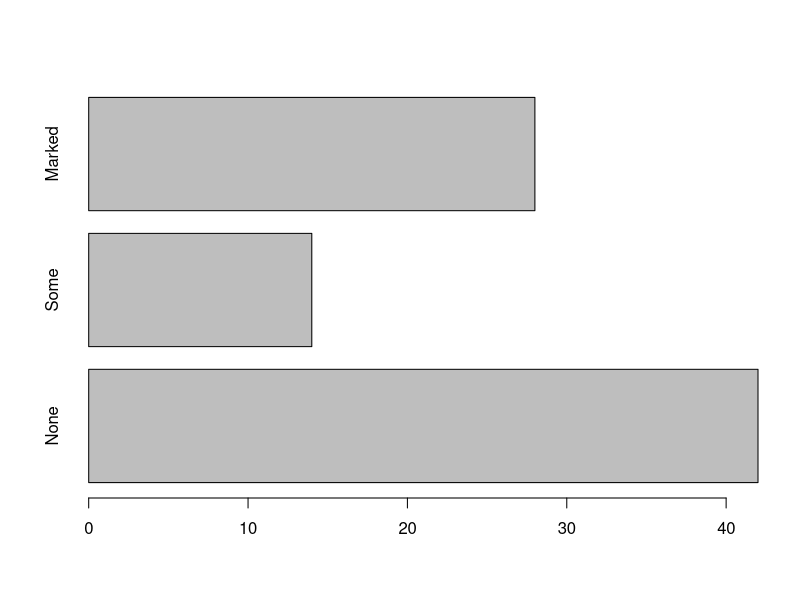
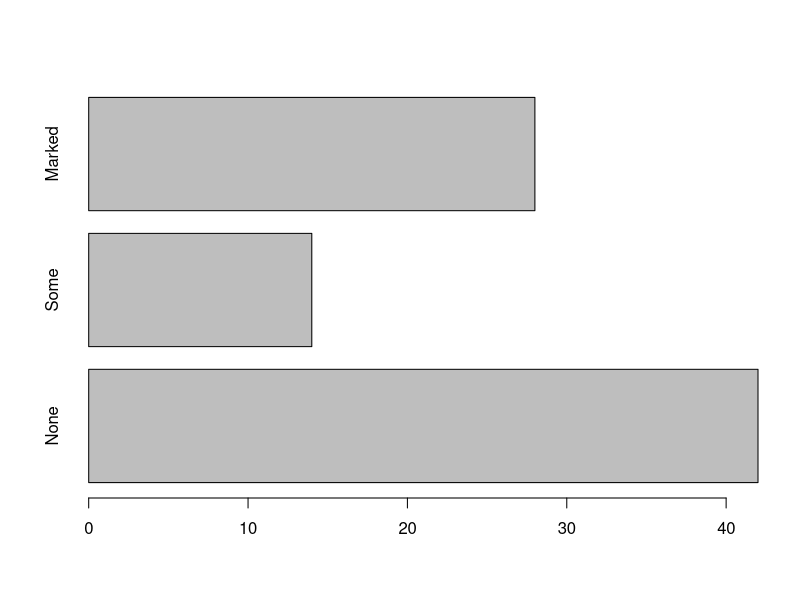
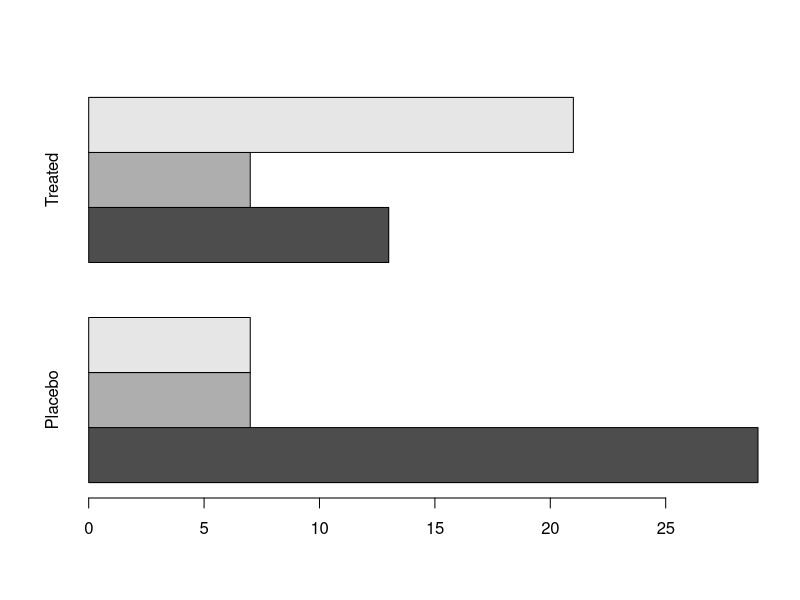
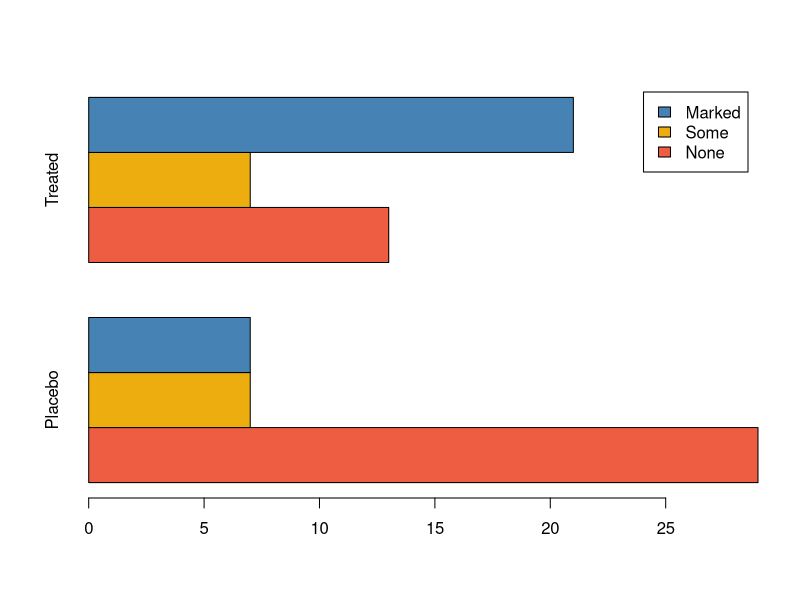
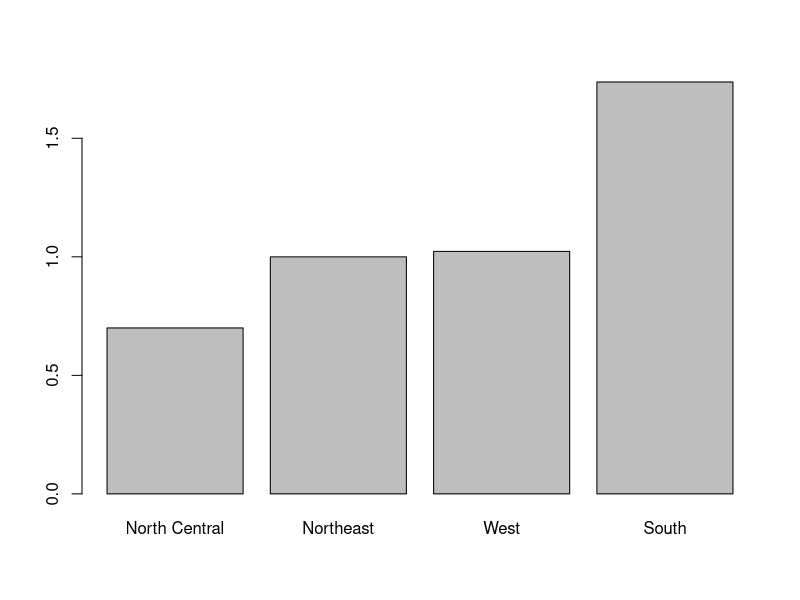
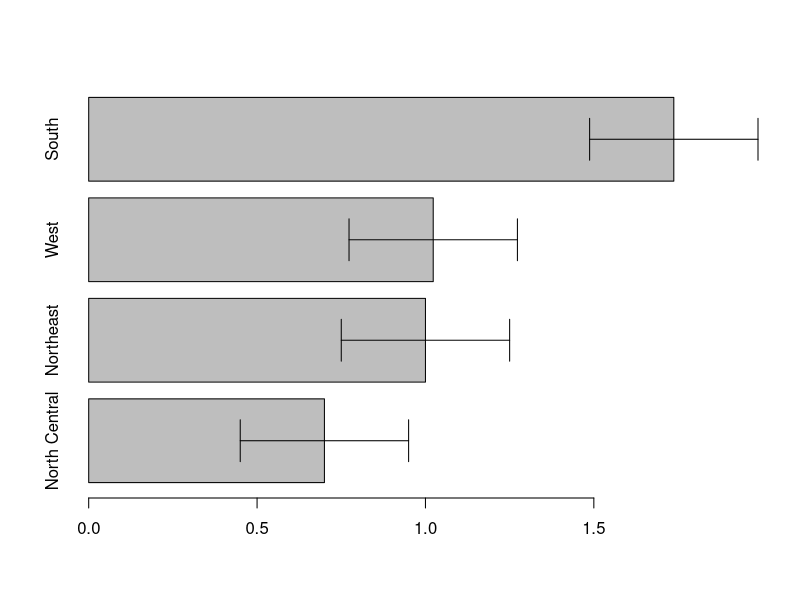
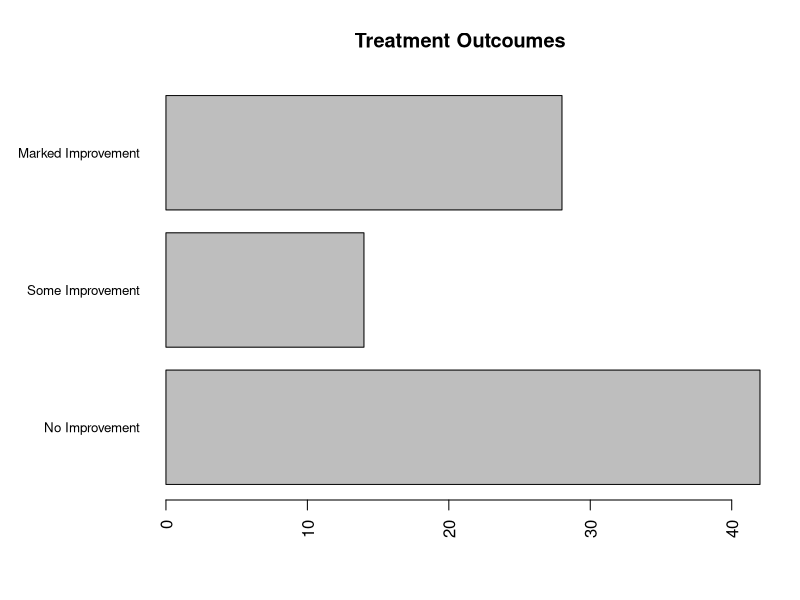
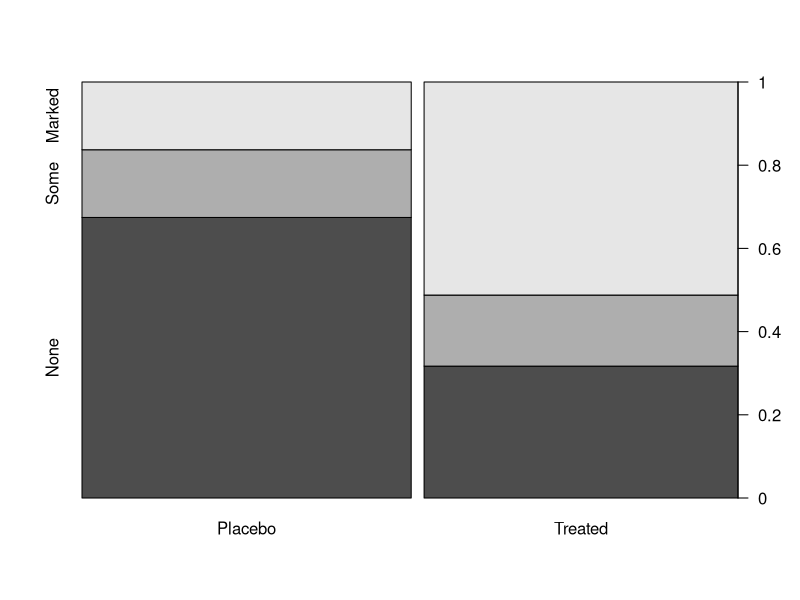

Reproduce these figures in R, in order.
library(vcd)
library(gplots)
library(plotrix)
library(sm)
library(vioplot)

# Bar Plots ---------------------------------------------------------------

# feeding counts into barplot()
counts <- table(Arthritis$Improved)
barplot(counts, horiz = TRUE)

# plotting factors directly
plot(Arthritis$Improved, horiz = TRUE)

# stacked/grouped bars
counts_2w <- table(Arthritis$Improved, Arthritis$Treatment)
barplot(counts_2w, horiz = TRUE, beside = TRUE)

# example 6.2
barplot(
  counts_2w,
  horiz = TRUE,
  beside = TRUE,
  col = c("tomato2", "darkgoldenrod2", "steelblue"),
  legend = rownames(counts_2w)
)

# bar plot for means
states <- data.frame(state.region, state.x77)
means <- aggregate(states$Illiteracy, by = list(state.region), FUN = mean)
means <- means[order(means$x), ]

barplot(means$x, names.arg = means$Group.1)

# add confidence intervals to the bar
barplot2(
  means$x,
  names.arg = means$Group.1,
  horiz = TRUE,
  plot.ci = TRUE,
  ci.l = (means$x - 0.25),
  ci.u = (means$x + 0.25)
)

# customize bar chart - example 6.4
par(mar = c(5, 8, 4, 2)) # margins
par(las = 2)             # rotates labels
counts <- table(Arthritis$Improved)
barplot(
  counts,
  horiz = TRUE,
  cex.names = 0.8, # label size
  names.arg = c(   # label text
    "No Improvement",
    "Some Improvement",
    "Marked Improvement"
  ),
  main = "Treatment Outcoumes"
)

# spinogram
spine(t(counts_2w))


# Pie Charts --------------------------------------------------------------

# data
slices <- c(10, 12, 4, 16, 8)
lbls <- c("US", "UK", "Australia", "Germany", "France")

pcts <- round(slices / sum(slices) * 100)
lbls2 <- paste0(lbls, ", ", pcts, "%")

# pie
pie(slices, lbls)
pie(slices, lbls2)
pie(table(state.region))

# fan plot
fan.plot(slices, labels = lbls2, main = "This is a fan plot.")


# Histograms --------------------------------------------------------------

# simple
hist(mtcars$mpg)

# density y-axis with rug and kernel density
hist(mtcars$mpg, freq = FALSE, breaks = 12, col = "red")
rug(jitter(mtcars$mpg, amount = 0.01))
lines(density(mtcars$mpg), col = "blue", lwd = 2)

# density y-axis with normal fit
x <- mtcars$mpg
xgaus <- seq(min(x), max(x), length = 50)
ygaus <- dnorm(xgaus, mean(x), sd(x))

hist(x, freq = FALSE, breaks = 12, col = "red")
lines(xgaus, ygaus, lwd = 2)
box()


# Kernel Density Plots ----------------------------------------------------

# density plot with colors and rug
plot(density(x))
polygon(density(x), col = "steelblue")
rug(jitter(x, amount = 0.01))

# compare densities
cyl_f <- factor(
  mtcars$cyl,
  levels = c(4, 6, 8),
  labels = c("4 cylinder", "6 cylinder", "8 cylinder")
)

sm.density.compare(mtcars$mpg, mtcars$cyl, lwd = 2)


# Box Plots ---------------------------------------------------------------

# boxplot
boxplot(mtcars$mpg, main = "Box Plot", ylab = "Miles per Gallon")

# plot statistics
boxplot.stats(mtcars$mpg)

# side-by-side boxplots w/ notch
boxplot(mpg ~ cyl, data = mtcars, notch = TRUE, varwidth = TRUE)

# two-factor multiple boxplots
am_f <- factor(
  mtcars$am,
  levels = c(0, 1),
  labels = c("auto", "standard")
)

boxplot(mpg ~ cyl_f * am_f, data = mtcars, varwidth = TRUE)

# violin plots
cyl4 <- mtcars$mpg[mtcars$cyl == 4]
cyl6 <- mtcars$mpg[mtcars$cyl == 6]
cyl8 <- mtcars$mpg[mtcars$cyl == 8]

vioplot(
  cyl4, cyl6, cyl8,
  col = "darkgoldenrod2",
  names = c("4 cylinder", "6 cylinder", "8 cylinder")
)

# dot plot
dotchart(mtcars$mpg, labels = rownames(mtcars))

# dot plot reorderd
mpg_ord <- mtcars[order(mtcars$mpg, decreasing = TRUE), ]
dotchart(mpg_ord$mpg, labels = rownames(mpg_ord))

# enhanced dot plot - example 6.11
mpg_ord$cyl <- factor(mpg_ord$cyl)

mpg_ord$color[mpg_ord$cyl == 4] <- "tomato3"
mpg_ord$color[mpg_ord$cyl == 6] <- "steelblue"
mpg_ord$color[mpg_ord$cyl == 8] <- "darkgreen"

dotchart(
  mpg_ord$mpg,
  labels = rownames(mpg_ord),
  groups = mpg_ord$cyl,
  color  = mpg_ord$color,
  pch    = 19
)
